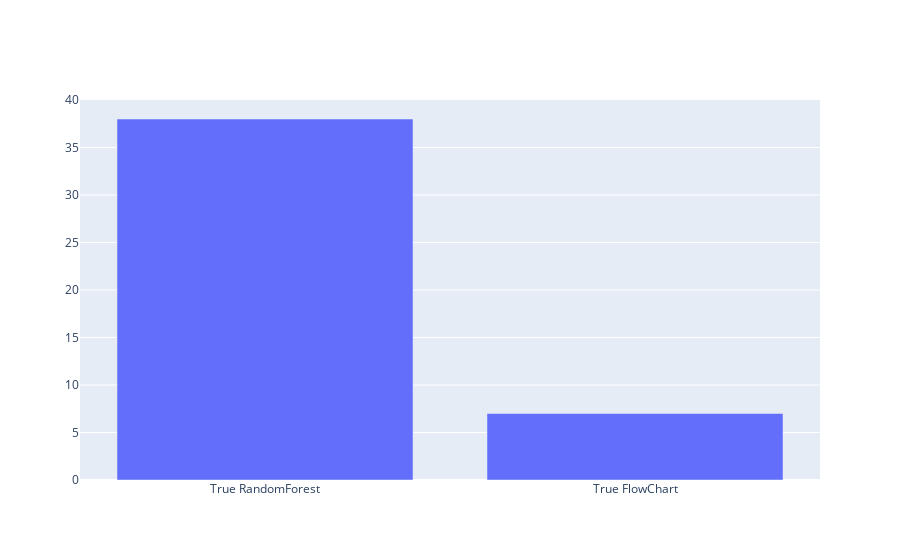

The cell this chart's notebook holds for it:
### Markdown cell above
## Number of Bridges

### Code cell
models =['True RandomForest-False FlowChart', 'True FlowChart-False Random Forest']
fig = go.Figure([go.Bar(x=models, y=[randomForest.shape[0], flowChart.shape[0]])])
fig.show()

### Figure 1 — Plotly figure (JSON) as saved in the notebook; plotly's stock layout.template omitted (floating-point values rounded to 4 significant figures)
{"data": [{"type": "bar", "x": ["True RandomForest", "True FlowChart"], "y": [38, 7]}], "layout": {}}
